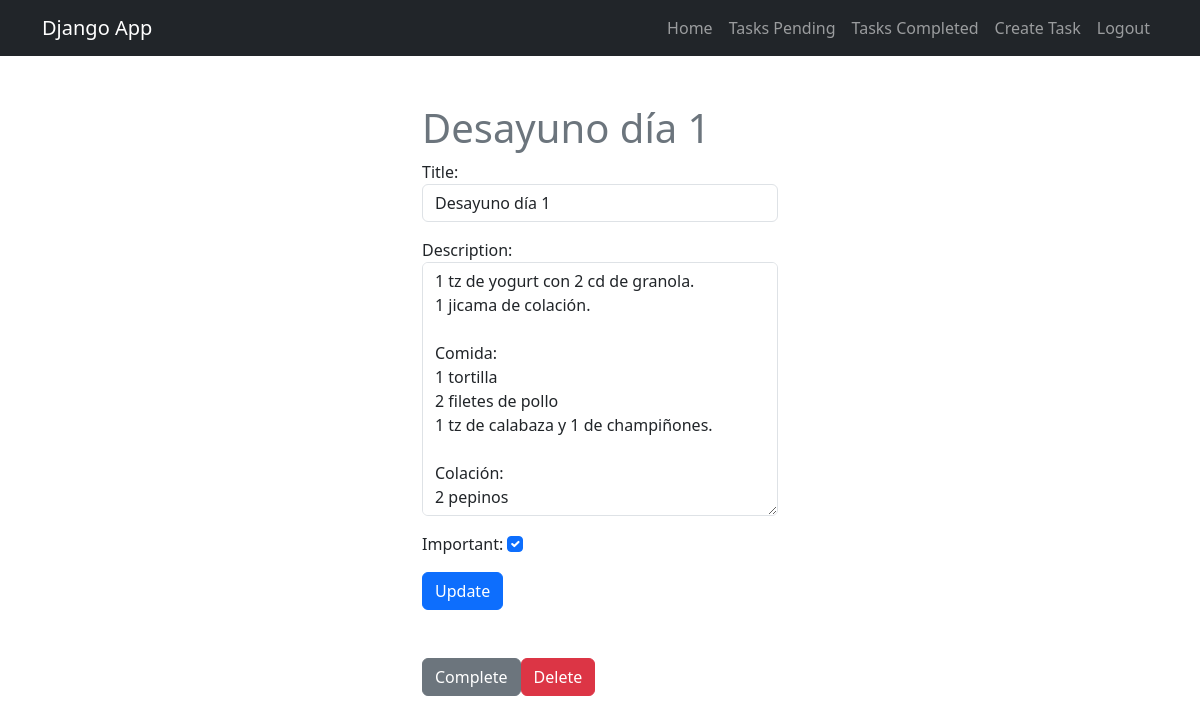
/tasks/13 (signed in), run on an earlier commit of the app's database.
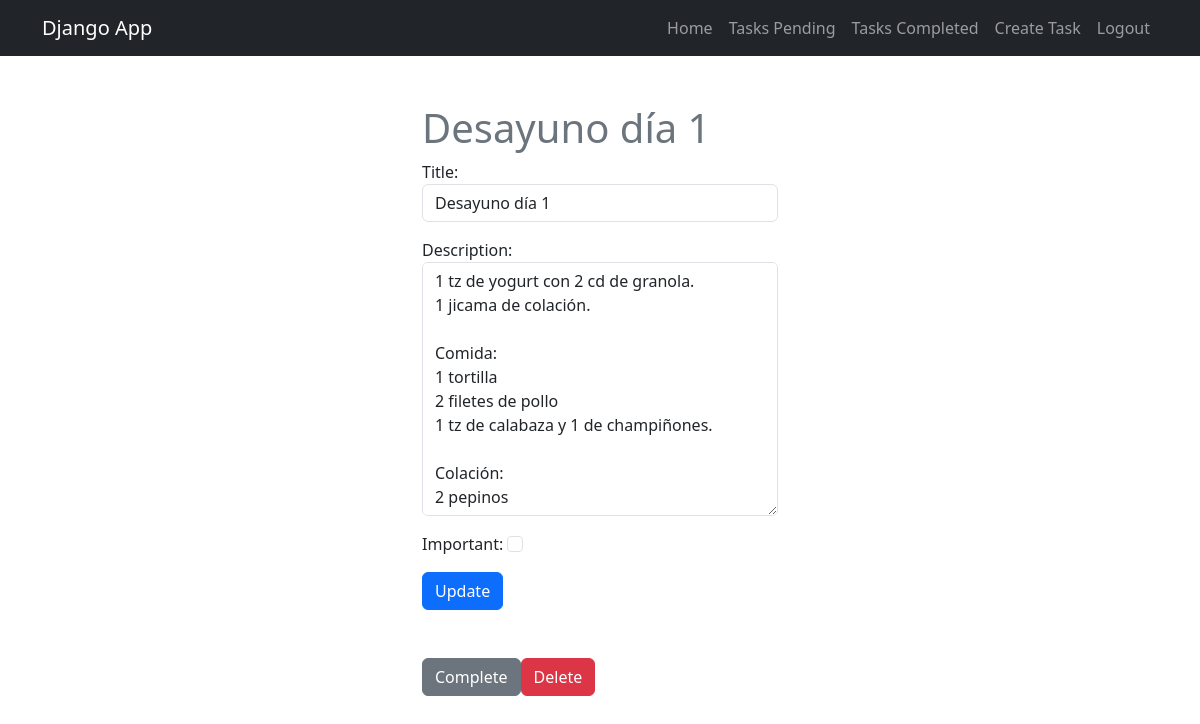
And on a later commit of the database.
### tasks/models.py (models this page shows, shortened)
class Task(models.Model):
    title = models.CharField(max_length=200)
    description = models.TextField(blank=True)
    created = models.DateTimeField(auto_now_add=True)
    datecompleted = models.DateTimeField(null=True, blank=True) #blanck=True indica que es opcional solo el admin y no en la base de datos
    important = models.BooleanField(default=False)
    user = models.ForeignKey(User, on_delete=models.CASCADE) #elimina datos en cascada

### tasks/views.py (the view, shortened to what this page needs)
# urls.py: path('tasks/<int:task_id>', views.task_detail, name='task_detail'),
@login_required
def task_detail(request, task_id):
    if request.method == 'GET':
        task = get_object_or_404(Task, pk=task_id, user=request.user)
        form = TaskForm(instance=task)
        return render(request, 'task_detail.html',{'task':task, 'form':form})

### tasks/forms.py
class TaskForm(forms.ModelForm):
    class Meta:
        model = Task
        fields = ['title','description','important']
        widgets = {
            'title': forms.TextInput(attrs={'class':'form-control', 'placeholder':'Write a title'}),
            'description': forms.Textarea(attrs={'class':'form-control','placeholder':'Write a description'}),
            'important': forms.CheckboxInput(attrs={'class':'form-check-input'})
        }

### tasks/templates/task_detail.html (shortened to what this page needs)
{% extends "base.html" %}
{% block content  %}
<main class="container py-5">
    <div class="row">
        <div class="col-md-4 offset-md-4">
            <h1 class="text-secondary">{{task.title}}</h1>
            <form method="POST">
                {{form.as_p}}
                <button class="btn btn-primary ">Update</button>
            </form>
            <div class="mt-5 d-flex">
                <form action='{% url "complete_task" task.id %}' method="POST">
                    <button class="btn btn-secondary">Complete</button>
                </form>
                <form action='{% url "delete_task" task.id %}' method="POST">
                    <button class="btn btn-danger">Delete</button>
                </form>
            </div>
        </div>
    </div>
</main>
{% endblock  %}

What changed in the data, as far as the page shows it:
changed Task "Desayuno día 1": important "☑" → "☐"
